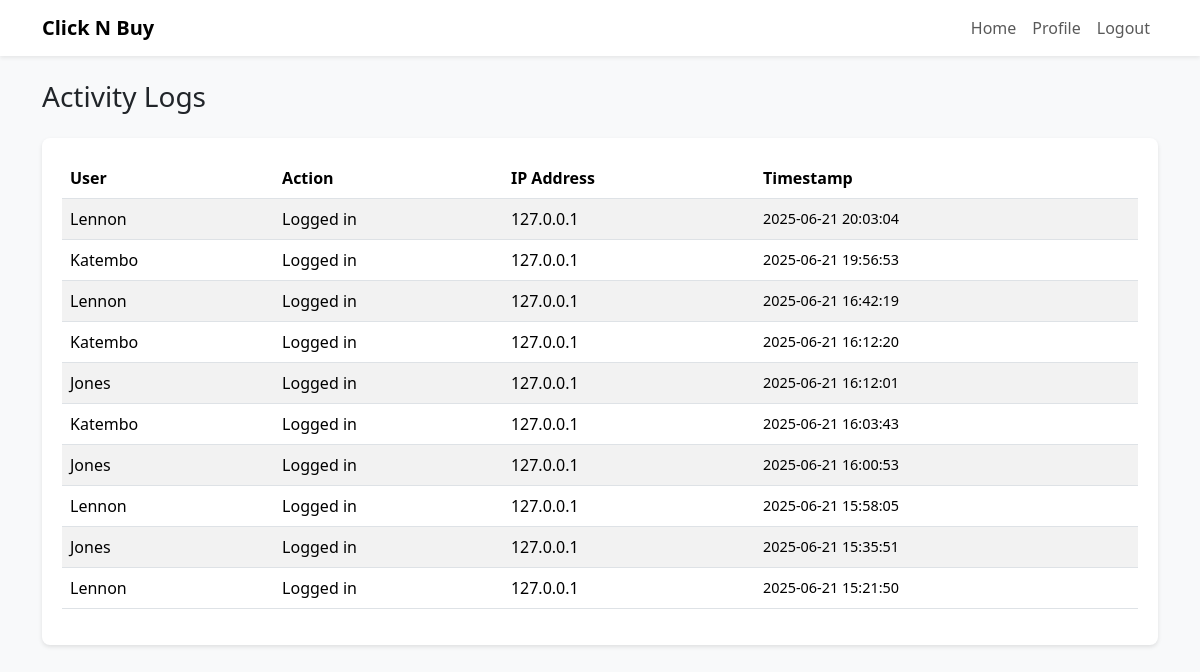
Page /activity_logs (signed in) on the earlier database version.
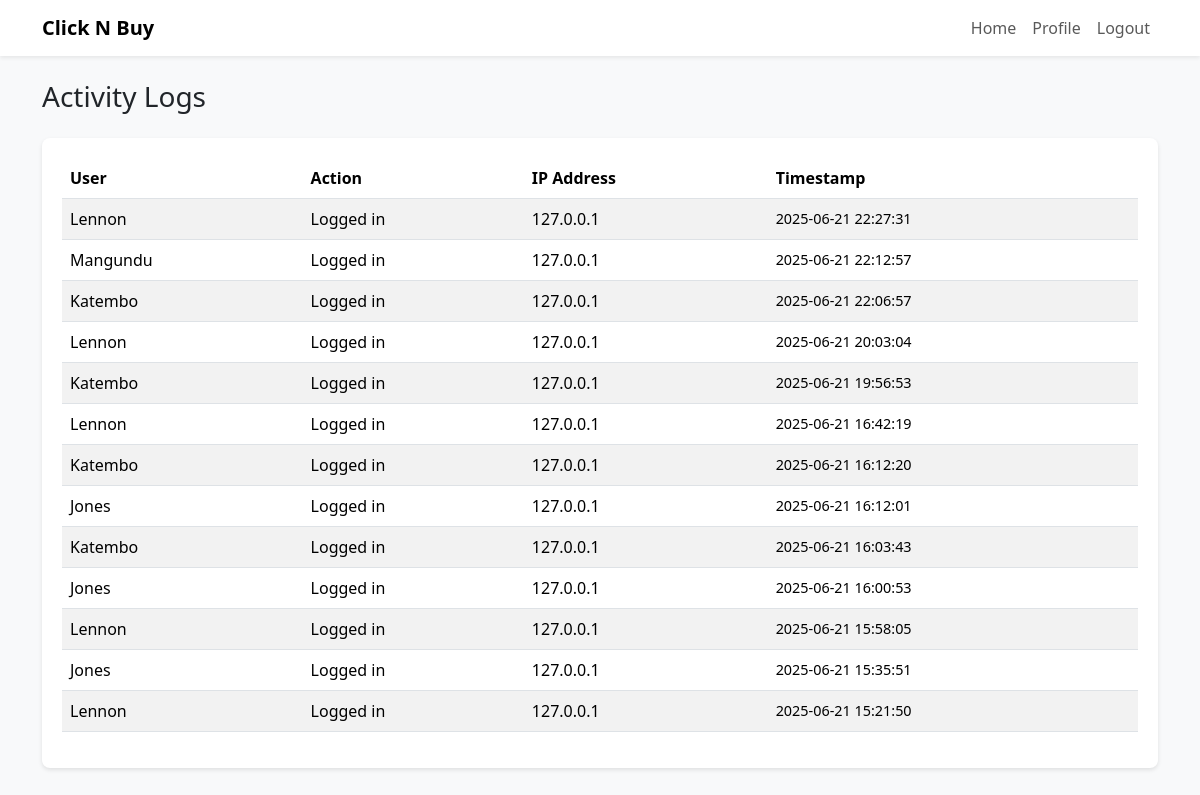
Same page on the later database version.
### app.py (models this page shows, shortened)
class ActivityLog(db.Model):
    id = db.Column(db.Integer, primary_key=True)
    user_id = db.Column(db.Integer, db.ForeignKey('user.id'))
    action = db.Column(db.String(200))
    timestamp = db.Column(db.DateTime, default=datetime.utcnow)
    ip_address = db.Column(db.String(100))

class User(db.Model):
    id = db.Column(db.Integer, primary_key=True)
    username = db.Column(db.String(80), unique=True, nullable=False)
    email = db.Column(db.String(120), unique=True, nullable=False)
    password_hash = db.Column(db.String(128), nullable=False)
    profile_pic = db.Column(db.String(255), nullable=False, default='images/default-profile.png')
    ads = db.relationship('Ad', backref='owner', lazy=True)
    is_admin = db.Column(db.Boolean, default=False)
    sent_conversations = db.relationship('Conversation', foreign_keys='Conversation.seller_id', backref='seller', lazy=True)
    received_conversations = db.relationship('Conversation', foreign_keys='Conversation.buyer_id', backref='buyer', lazy=True)
    activities = db.relationship('ActivityLog', backref='user', lazy=True)
    ratings_given = db.relationship('Rating', foreign_keys='Rating.reviewer_id', backref='reviewer', lazy=True)
    ratings_received = db.relationship('Rating', foreign_keys='Rating.reviewed_id', backref='reviewed', lazy=True)

### app.py (the view)
@app.route('/activity_logs')
@admin_required
@login_required
def view_logs():
    logs = ActivityLog.query.order_by(ActivityLog.timestamp.desc()).limit(100).all()
    return render_template('activity_logs.html', logs=logs)

### app.py (called while the page is built)
def login_required(f):
    @wraps(f)
    def decorated(*args, **kwargs):
        if 'user_id' not in session:
            flash("Please log in first.", "warning")
            return redirect(url_for('login'))
        return f(*args, **kwargs)
    return decorated

def admin_required(f):
    @wraps(f)
    def decorated_function(*args, **kwargs):
        user_id = session.get('user_id')
        if not user_id:
            flash("Please log in first.", "warning")
            return redirect(url_for('login'))
        user = User.query.get(user_id)
        if not user or not user.is_admin:
            abort(403)
        return f(*args, **kwargs)
    return decorated_function

### templates/activity_logs.html (shortened to what this page needs)
<!DOCTYPE html>
<html lang="en">
<head>
  <link href="https://cdn.jsdelivr.net/npm/bootstrap@5.3.3/dist/css/bootstrap.min.css" rel="stylesheet">
</head>
<body>
<nav class="navbar navbar-expand-lg navbar-light bg-white shadow-sm mb-4">
  <div class="container">
    <a class="navbar-brand fw-bold" href="{{ url_for('home') }}">Click N Buy</a>
    <div class="collapse navbar-collapse justify-content-end" id="navbarNav">
      <ul class="navbar-nav">
        <li class="nav-item"><a class="nav-link" href="{{ url_for('home') }}">Home</a></li>
        <li class="nav-item"><a class="nav-link" href="{{ url_for('profile') }}">Profile</a></li>
        <li class="nav-item"><a class="nav-link" href="{{ url_for('logout') }}">Logout</a></li>
      </ul>
    </div>
  </div>
</nav>
<div class="container">
  <h3 class="mb-4">Activity Logs</h3>
  {% if logs %}
    <div class="table-responsive log-table">
      <table class="table table-striped table-hover">
        <thead>
          <tr>
            <th>User</th>
            <th>Action</th>
            <th>IP Address</th>
            <th>Timestamp</th>
          </tr>
        </thead>
        <tbody>
          {% for log in logs %}
            <tr>
              <td>{{ log.user.username }}</td>
              <td>{{ log.action }}</td>
              <td>{{ log.ip_address or 'N/A' }}</td>
              <td class="timestamp">{{ log.timestamp.strftime('%Y-%m-%d %H:%M:%S') }}</td>
            </tr>
          {% endfor %}
        </tbody>
      </table>
    </div>
  {% else %}
    <p class="text-muted">No activity logs found.</p>
  {% endif %}
</div>
</body>
</html>

### templates/activity_logs.html (style rules this page uses)
body { background-color: #f8f9fa; }
.log-table { background-color: white; border-radius: 8px; box-shadow: 0 2px 4px rgba(0,0,0,0.1); padding: 20px; }
.log-table th, .log-table td { vertical-align: middle; }
.timestamp { font-size: 0.9rem; color: #6c757d; }

Differences in the rows shown:
added ActivityLog: user.username "Lennon", action "Logged in", ip_address "127.0.0.1", timestamp "2025-06-21 22:27:31"
added ActivityLog: user.username "Mangundu", action "Logged in", ip_address "127.0.0.1", timestamp "2025-06-21 22:12:57"
added ActivityLog: user.username "Katembo", action "Logged in", ip_address "127.0.0.1", timestamp "2025-06-21 22:06:57"
